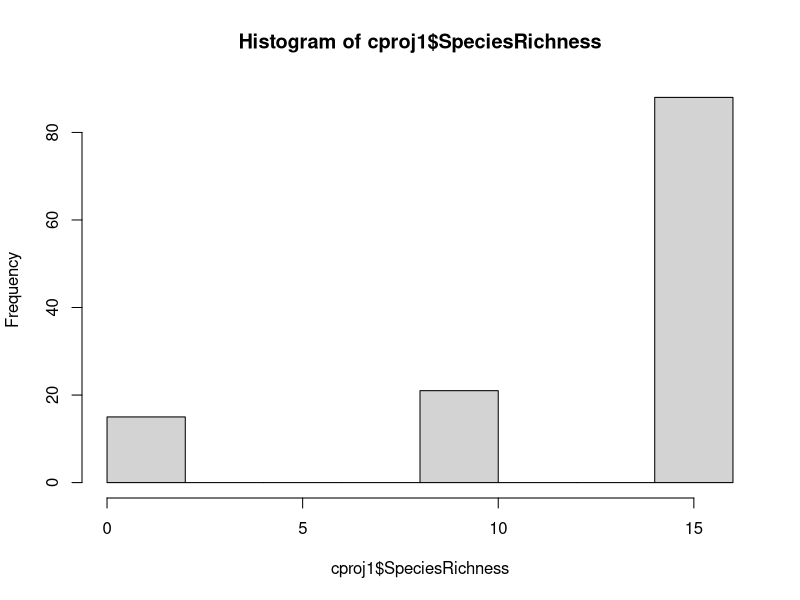

Here is the R script that generated this plot:
## Week 5 Assignment: Permutation tests

# Hypothesis 1: High-richness plots have greater mean SpeciesRichness than low-richness plots.
# Hypothesis 2: High species richness will decrease plot temperature more than low species richness

cproj1 = read.csv("pheno_classdata_Jan29.csv")

library(ggplot2)
theme_set(theme_bw())

set.seed(101) # set seed so that r random number generator will start at the same place
res <- NA # place holder for results

#view data
hist(cproj1$SpeciesRichness)

#create grouping variable
cproj1$rich.cat = "high"
cproj1$rich.cat[cproj1$SpeciesRichness<12] = "low"

#permutation loop
for (i in 1:10000) {
  phenoboot <- sample(cproj1$rich.cat) ## scramble (randomly shuffle everything to break up relationship between group and data)
  
  n_high <- length(cproj1$rich.cat[cproj1$rich.cat=="high"])
  
  highboot <- cproj1$SpeciesRichness[phenoboot == "high"]
  lowboot  <- cproj1$SpeciesRichness[phenoboot == "low"]
  
  res[i] <- mean(highboot, na.rm = TRUE) - mean(lowboot, na.rm = TRUE) # compute difference in means
}
  
#observed data in actual data with no shuffling
obs <- mean(cproj1$SpeciesRichness[cproj1$rich.cat == "high"], na.rm = TRUE) -
    mean(cproj1$SpeciesRichness[cproj1$rich.cat == "low"], na.rm = TRUE)
obs

# T Test

t.test(AvgTempC ~ rich.cat, data = cproj1, alternative = "less")
